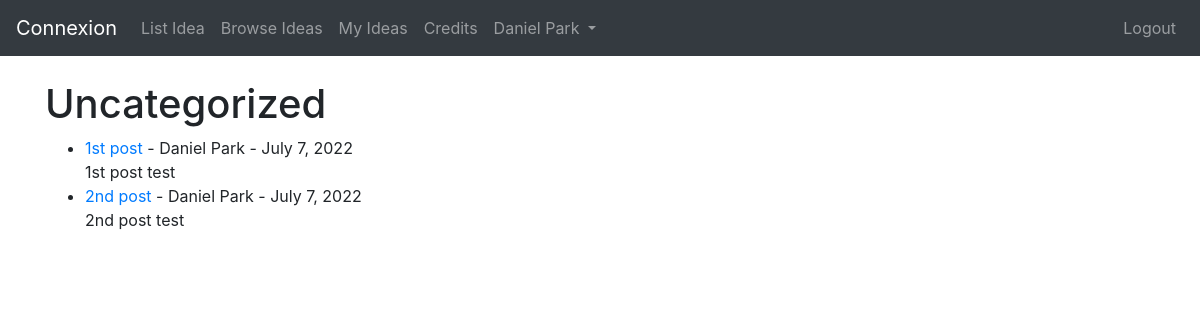
Before: /category/uncategorized/ (signed in) with the older database file.
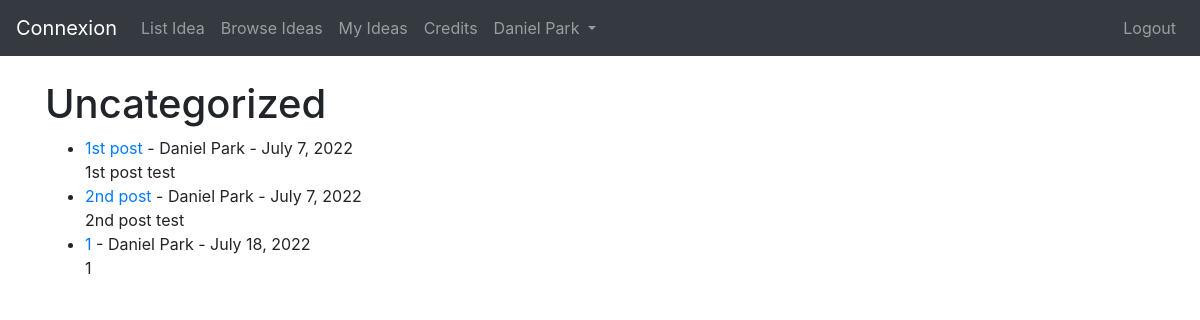
After: the same page with the newer database file.
### thesite/models.py (models this page shows, shortened)
class Post(models.Model):
    title = models.CharField(max_length=255)
    header_image = models.ImageField(null=True, blank=True, upload_to="images/")
    title_tag = models.CharField(max_length=255, default = "Post")
    author = models.ForeignKey(User, on_delete=models.CASCADE, null=True)
    size = models.IntegerField()
    budget = models.IntegerField()
    post_date = models.DateField(auto_now_add=True)
    category = models.CharField(max_length=255, default = "Uncategorized")
    category2 = models.CharField(max_length=255, default = "Uncategorized")
    category3 = models.CharField(max_length=255, default = "Uncategorized")
    snippet = models.CharField(max_length=255)
    description = RichTextField(blank=True, null=True)
    likes = models.ManyToManyField(User, related_name='blog_posts')
    terms = models.IntegerField(null=True)

### thesite/views.py (the view)
# urls.py: path('category/<str:cats>/', CategoryView, name='category'),
def CategoryView(request, cats):
    category_posts = Post.objects.filter(category=cats.replace('-', ' '))
    return render(request, 'categories.html', {'cats':cats.title().replace('-', ' '), 'category_posts': category_posts })

### thesite/templates/categories.html
{% extends 'base.html' %}
{% block content %}
{% if user.is_authenticated %}
    {% if category_posts %}
        <h1>{{ cats }}</h1>
        <ul>
        {% for post in category_posts %}
            <li><a href = "{% url 'article-detail' post.pk %}">{{ post.title }}</a> - {{ post.author.first_name }}
            {{ post.author.last_name }} - {{ post.post_date }}<br/>
            {{ post.description|slice:":200"|safe }}</li>
        {% endfor %}
        </ul>
    {% else %}
        This page does not exist
    {% endif %}
{% else %}
    You need to login to access this page
{% endif %}
{% endblock %}

Changed rows visible on the page:
added Post: title "1", author.first_name "Daniel", author.last_name "Park", post_date "July 18, 2022", description "1"
